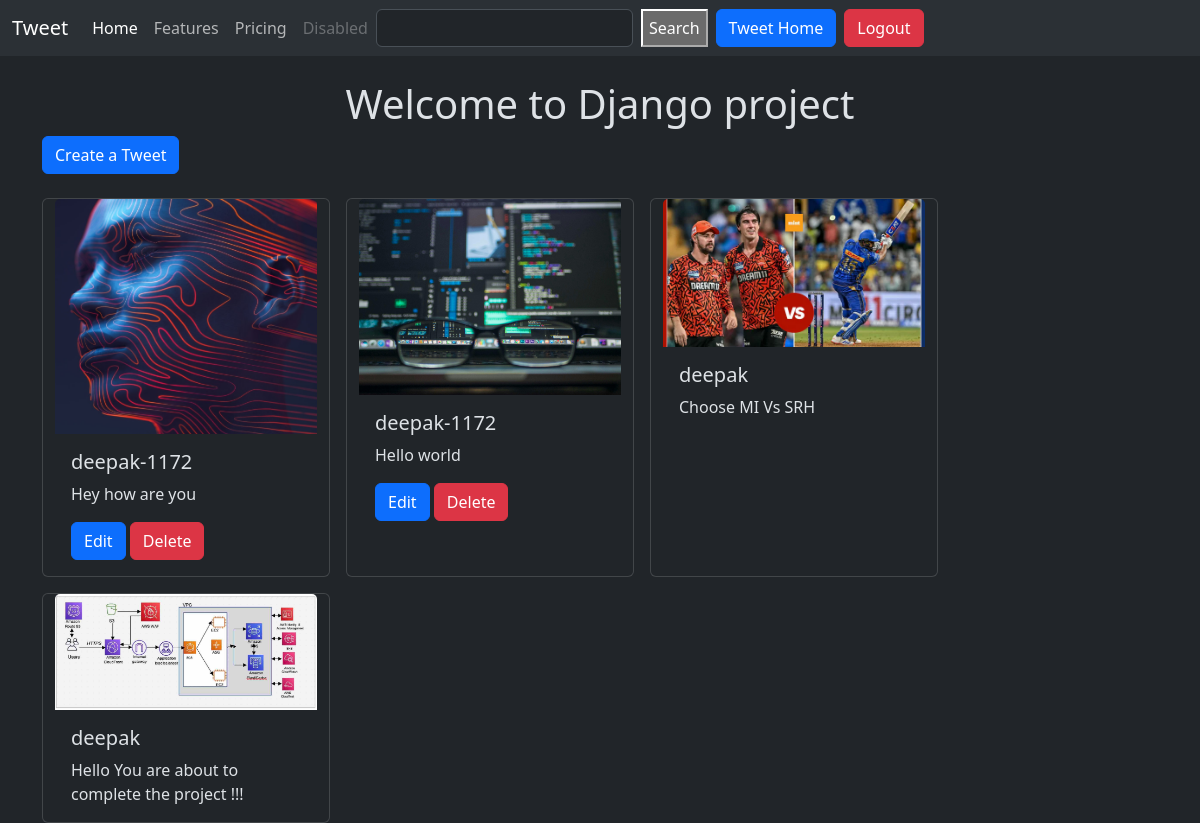
Page /tweet/ (signed in) on the committed database.
### tweet/models.py (models this page shows, shortened)
class Tweet(models.Model):
    user = models.ForeignKey(User, on_delete=models.CASCADE)
    text = models.TextField(max_length=240)
    photo = models.ImageField(upload_to="photos/",blank=True,null=True)
    created_at = models.DateTimeField(auto_now_add=True)
    updated_at = models.DateTimeField(auto_now=True)

### tweet/views.py (the view)
# urls.py: path('', views.tweet_list, name='tweet_list'),
def tweet_list(request):
 tweets =   Tweet.objects.all().order_by('-created_at')
 return render(request, 'tweet_list.html', {
    'tweets':tweets
 })

### tweet/templates/tweet_list.html (shortened to what this page needs)
{% extends "layout.html" %}
{% block content %}
<h1 class="text-center mt-4">Welcome to Django project</h1>
<a class="btn btn-primary mb-4" href="{% url 'tweet_create' %}"> Create a Tweet</a>
<div class="container row gap-3">
    {% for tweet in tweets %}
    <div class="card" style="width: 18rem;">
        <img src="{{tweet.photo.url}}" class="card-img-top" alt="...">
        <div class="card-body">
          <h5 class="card-title">{{tweet.user.username}}</h5>
          <p class="card-text">{{tweet.text}}</p>
          {% if tweet.user == user%}
          <a href="{% url 'tweet_edit' tweet.id %}" class="btn btn-primary">Edit</a>
          <a href="{% url 'tweet_delete' tweet.id %}" class="btn btn-danger">Delete</a>
          {% endif %}
        </div>
      </div>
    {% endfor %}
</div>
{% endblock %}

### rows in the picture
Tweet: photo (picture), user.username "deepak-1172", text "Hey how are you", shows "Edit"
Tweet: photo (picture), user.username "deepak-1172", text "Hello world", shows "Edit"
Tweet: photo (picture), user.username "deepak", text "Choose MI Vs SRH"
Tweet: photo (picture), user.username "deepak", text "Hello You are about to complete the project !!!"
